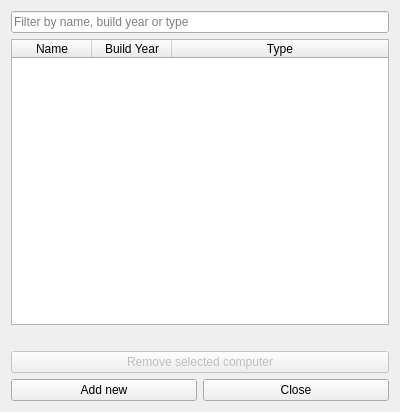
<?xml version="1.0" encoding="UTF-8"?>
<ui version="4.0">
 <class>CompWindow</class>
 <widget class="QDialog" name="CompWindow">
  <property name="geometry">
   <rect>
    <x>0</x>
    <y>0</y>
    <width>400</width>
    <height>412</height>
   </rect>
  </property>
  <property name="windowTitle">
   <string>Computers</string>
  </property>
  <layout class="QVBoxLayout" name="verticalLayout_2">
   <item>
    <layout class="QVBoxLayout" name="verticalLayout">
     <item>
      <widget class="QLineEdit" name="line_filter_computers">
       <property name="placeholderText">
        <string>Filter by name, build year or type</string>
       </property>
      </widget>
     </item>
     <item>
      <widget class="QTableWidget" name="table_computers">
       <property name="editTriggers">
        <set>QAbstractItemView::NoEditTriggers</set>
       </property>
       <property name="selectionBehavior">
        <enum>QAbstractItemView::SelectRows</enum>
       </property>
       <property name="sortingEnabled">
        <bool>false</bool>
       </property>
       <attribute name="horizontalHeaderCascadingSectionResizes">
        <bool>true</bool>
       </attribute>
       <attribute name="horizontalHeaderDefaultSectionSize">
        <number>80</number>
       </attribute>
       <attribute name="horizontalHeaderStretchLastSection">
        <bool>true</bool>
       </attribute>
       <attribute name="verticalHeaderVisible">
        <bool>false</bool>
       </attribute>
       <column>
        <property name="text">
         <string>Name</string>
        </property>
       </column>
       <column>
        <property name="text">
         <string>Build Year</string>
        </property>
       </column>
       <column>
        <property name="text">
         <string>Type</string>
        </property>
       </column>
      </widget>
     </item>
     <item>
      <widget class="QLabel" name="label_Remove_success">
       <property name="enabled">
        <bool>true</bool>
       </property>
       <property name="text">
        <string/>
       </property>
      </widget>
     </item>
     <item>
      <widget class="QPushButton" name="button_remove_selected">
       <property name="enabled">
        <bool>false</bool>
       </property>
       <property name="text">
        <string>Remove selected computer</string>
       </property>
      </widget>
     </item>
     <item>
      <layout class="QHBoxLayout" name="horizontalLayout">
       <item>
        <widget class="QPushButton" name="button_add_new">
         <property name="text">
          <string>Add new</string>
         </property>
        </widget>
       </item>
       <item>
        <widget class="QPushButton" name="button_close">
         <property name="text">
          <string>Close</string>
         </property>
        </widget>
       </item>
      </layout>
     </item>
    </layout>
   </item>
  </layout>
 </widget>
 <resources/>
 <connections/>
</ui>
